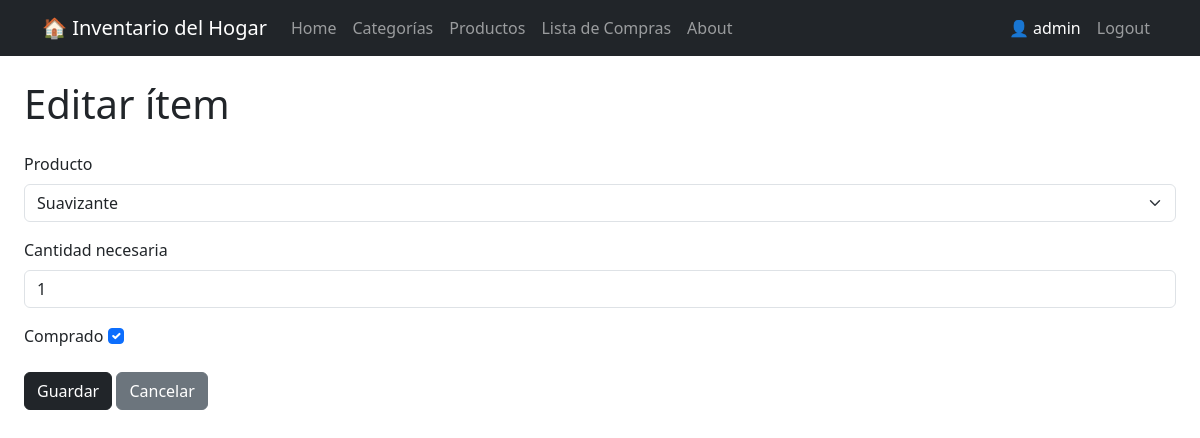
The app's page /productos/compras/editar/6/ (signed in) with its own data.
### productos/models.py (models this page shows, shortened)
class ListaCompras(models.Model):
    producto = models.ForeignKey(Producto, on_delete=models.CASCADE)
    cantidad_necesaria = models.IntegerField()
    comprado = models.BooleanField(default=False)

### productos/views.py (the view)
# urls.py: path('compras/editar/<int:pk>/', views.editar_compra, name='editar_compra'),
@login_required
def editar_compra(request, pk):
    item = get_object_or_404(ListaCompras, pk=pk)
    if request.method == 'POST':
        form = ListaComprasForm(request.POST, instance=item)
        if form.is_valid():
            form.save()
            return redirect('productos:lista_compras')
    else:
        form = ListaComprasForm(instance=item)
    return render(request, 'productos/editar_compra.html', {'form': form})

### productos/forms.py
class ListaComprasForm(forms.ModelForm):
    class Meta:
        model = ListaCompras
        fields = ['producto', 'cantidad_necesaria', 'comprado']
        widgets = {
            'producto': forms.Select(attrs={'class': 'form-select'}),
            'cantidad_necesaria': forms.NumberInput(attrs={'class': 'form-control'}),
            'comprado': forms.CheckboxInput(attrs={'class': 'form-check-input'}),
        }

### productos/models.py (called while the page is built)
    def __str__(self):
        return f"{self.nombre}"

### productos/templates/productos/editar_compra.html (shortened to what this page needs)
{% extends 'core/base.html' %}
{% block content %}
    <h1 class="mb-4">Editar ítem</h1>
    <form method="POST">
        {% for field in form %}
            <div class="mb-3">
                <label class="form-label">{{ field.label }}</label>
                {{ field }}
            </div>
        {% endfor %}
        <button type="submit" class="btn btn-dark">Guardar</button>
        <a href="{% url 'productos:lista_compras' %}" class="btn btn-secondary">Cancelar</a>
    </form>
{% endblock %}

### core/templates/core/base.html (shortened to what this page needs)
<!DOCTYPE html>
<html lang="es">
<head>
    <link href="https://cdn.jsdelivr.net/npm/bootstrap@5.3.0/dist/css/bootstrap.min.css" rel="stylesheet">
</head>
<body>
    <nav class="navbar navbar-expand-lg navbar-dark bg-dark">
        <div class="container">
            <a class="navbar-brand" href="{% url 'core:home' %}">🏠 Inventario del Hogar</a>
            <div class="navbar-nav">
                <a class="nav-link" href="{% url 'core:home' %}">Home</a>
                <a class="nav-link" href="{% url 'categorias:lista' %}">Categorías</a>
                <a class="nav-link" href="{% url 'productos:lista' %}">Productos</a>
                <a class="nav-link" href="{% url 'productos:lista_compras' %}">Lista de Compras</a>
                <a class="nav-link" href="{% url 'core:about' %}">About</a>
            </div>
            <div class="navbar-nav ms-auto">
                {% if user.is_authenticated %}
                <span class="nav-link text-white">👤 {{ user.username }}</span>
                <a class="nav-link" href="{% url 'accounts:logout' %}">Logout</a>
                {% else %}
                <a class="nav-link" href="{% url 'accounts:register' %}">Registrarse</a>
                <a class="nav-link" href="{% url 'accounts:login' %}">Login</a>
                {% endif %}
            </div>
        </div>
    </nav>
    <div class="container-fluid mt-4 px-4">
    {% block content %}
    {% endblock %}
    </div>
</body>
</html>

### records on screen
ListaCompras: form "Suavizante" "1" "☑"

### other values on screen
{{ user.username }} "admin"
{{ field.label }} "Producto" "Cantidad necesaria" "Comprado"
